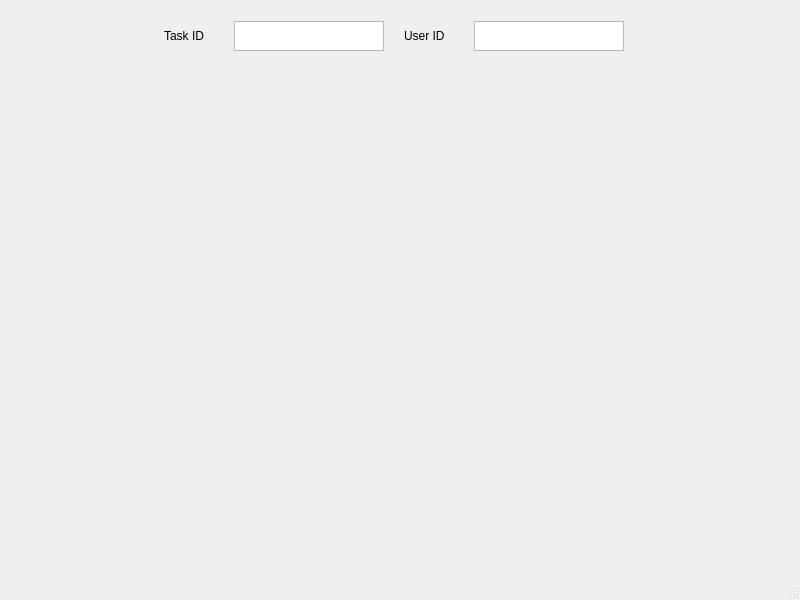
<?xml version="1.0" encoding="UTF-8"?>
<ui version="4.0">
 <class>MainWindow</class>
 <widget class="QMainWindow" name="MainWindow">
  <property name="geometry">
   <rect>
    <x>0</x>
    <y>0</y>
    <width>800</width>
    <height>600</height>
   </rect>
  </property>
  <property name="windowTitle">
   <string>MainWindow</string>
  </property>
  <property name="statusTip">
   <string/>
  </property>
  <property name="autoFillBackground">
   <bool>false</bool>
  </property>
  <property name="animated">
   <bool>true</bool>
  </property>
  <property name="documentMode">
   <bool>false</bool>
  </property>
  <property name="dockNestingEnabled">
   <bool>false</bool>
  </property>
  <property name="unifiedTitleAndToolBarOnMac">
   <bool>false</bool>
  </property>
  <widget class="QWidget" name="centralwidget">
   <widget class="QWidget" name="">
    <property name="geometry">
     <rect>
      <x>150</x>
      <y>20</y>
      <width>491</width>
      <height>32</height>
     </rect>
    </property>
    <layout class="QHBoxLayout" name="horizontalLayout">
     <item>
      <widget class="QLabel" name="TaskID">
       <property name="maximumSize">
        <size>
         <width>50</width>
         <height>30</height>
        </size>
       </property>
       <property name="text">
        <string>Task ID</string>
       </property>
      </widget>
     </item>
     <item>
      <widget class="QTextEdit" name="TaskIDn">
       <property name="maximumSize">
        <size>
         <width>150</width>
         <height>30</height>
        </size>
       </property>
      </widget>
     </item>
     <item>
      <widget class="QLabel" name="UserID">
       <property name="maximumSize">
        <size>
         <width>50</width>
         <height>30</height>
        </size>
       </property>
       <property name="text">
        <string>User ID</string>
       </property>
      </widget>
     </item>
     <item>
      <widget class="QTextEdit" name="UserIDn">
       <property name="maximumSize">
        <size>
         <width>150</width>
         <height>30</height>
        </size>
       </property>
      </widget>
     </item>
    </layout>
   </widget>
  </widget>
  <widget class="QMenuBar" name="menubar">
   <property name="geometry">
    <rect>
     <x>0</x>
     <y>0</y>
     <width>800</width>
     <height>23</height>
    </rect>
   </property>
  </widget>
  <widget class="QStatusBar" name="statusbar"/>
 </widget>
 <resources/>
 <connections/>
</ui>
